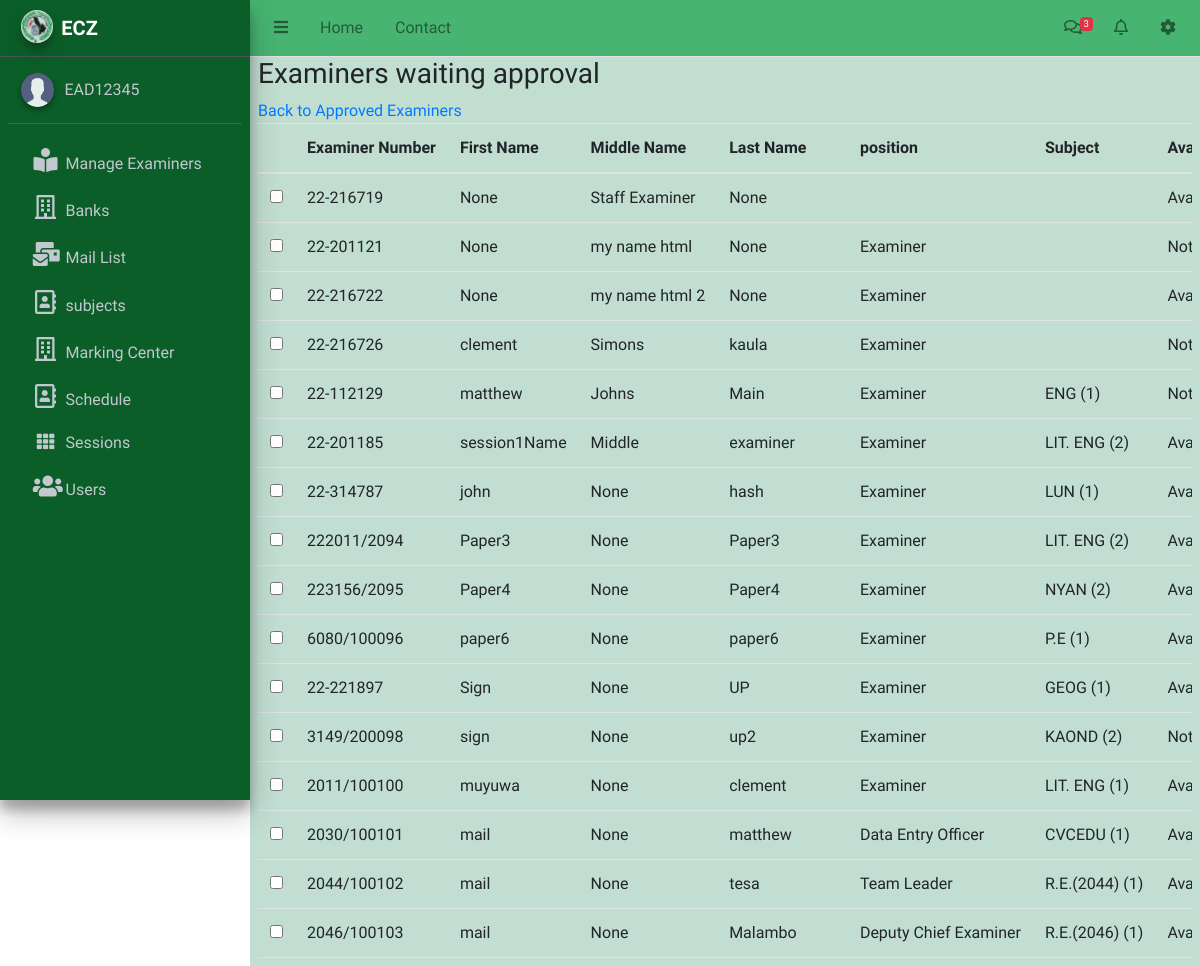
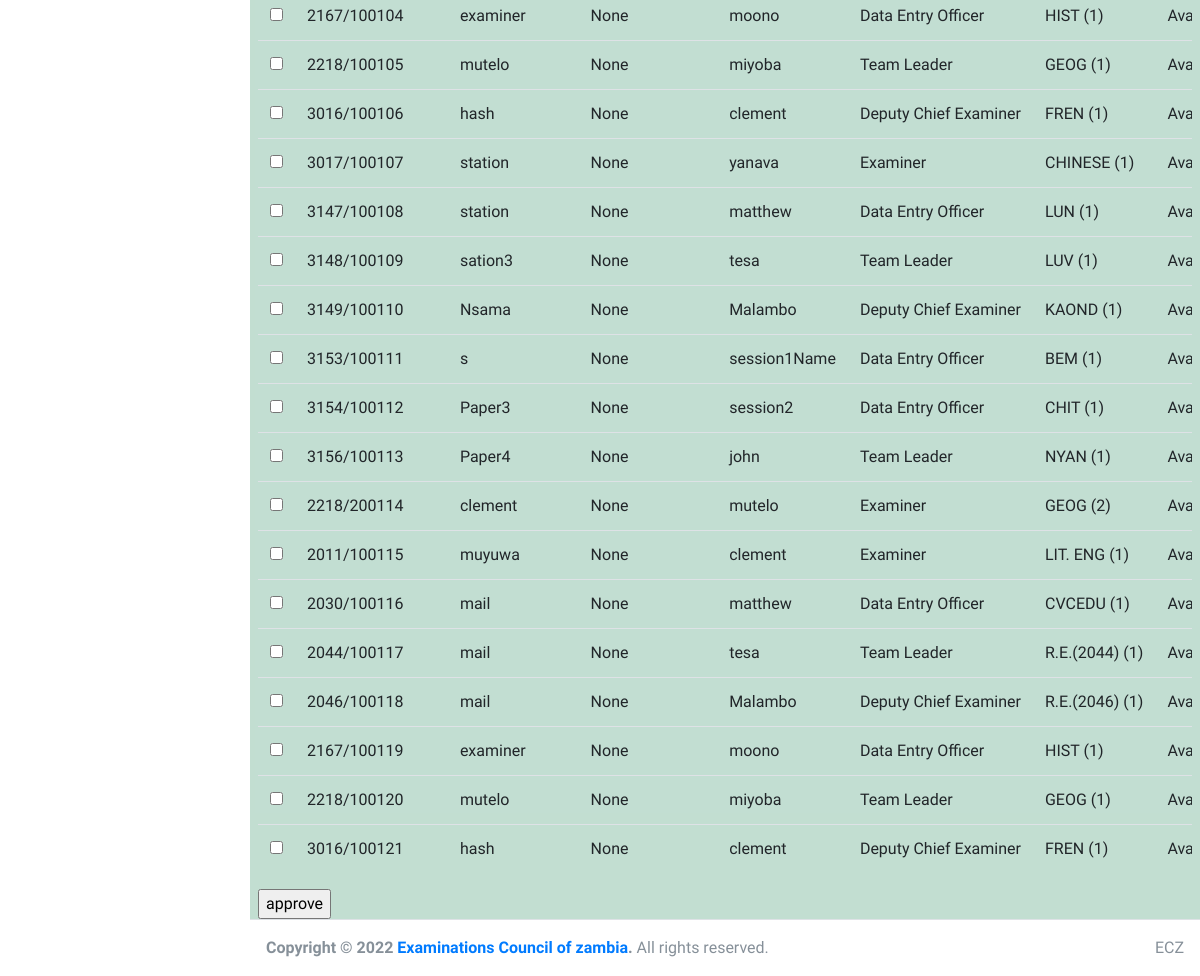
The page /examiner/requests (signed in) on the database as committed earlier (2 pictures, top to bottom).
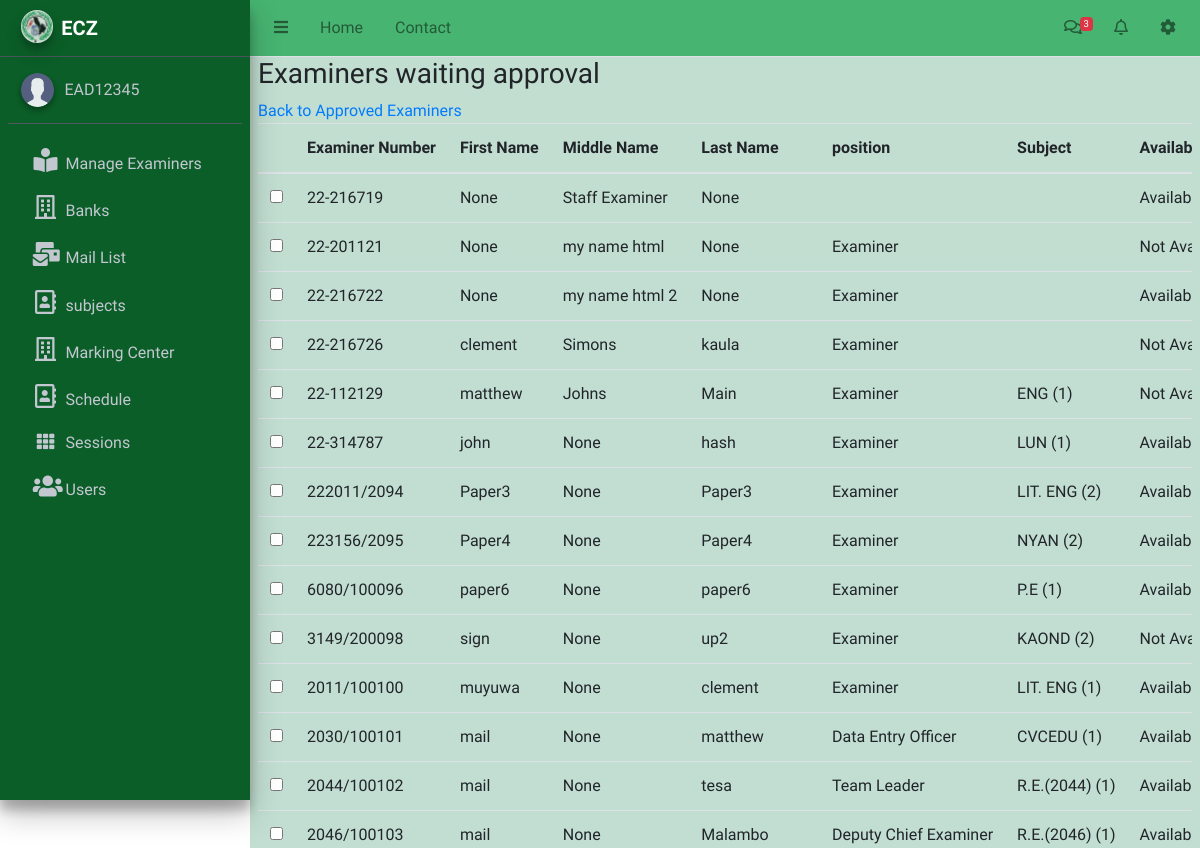
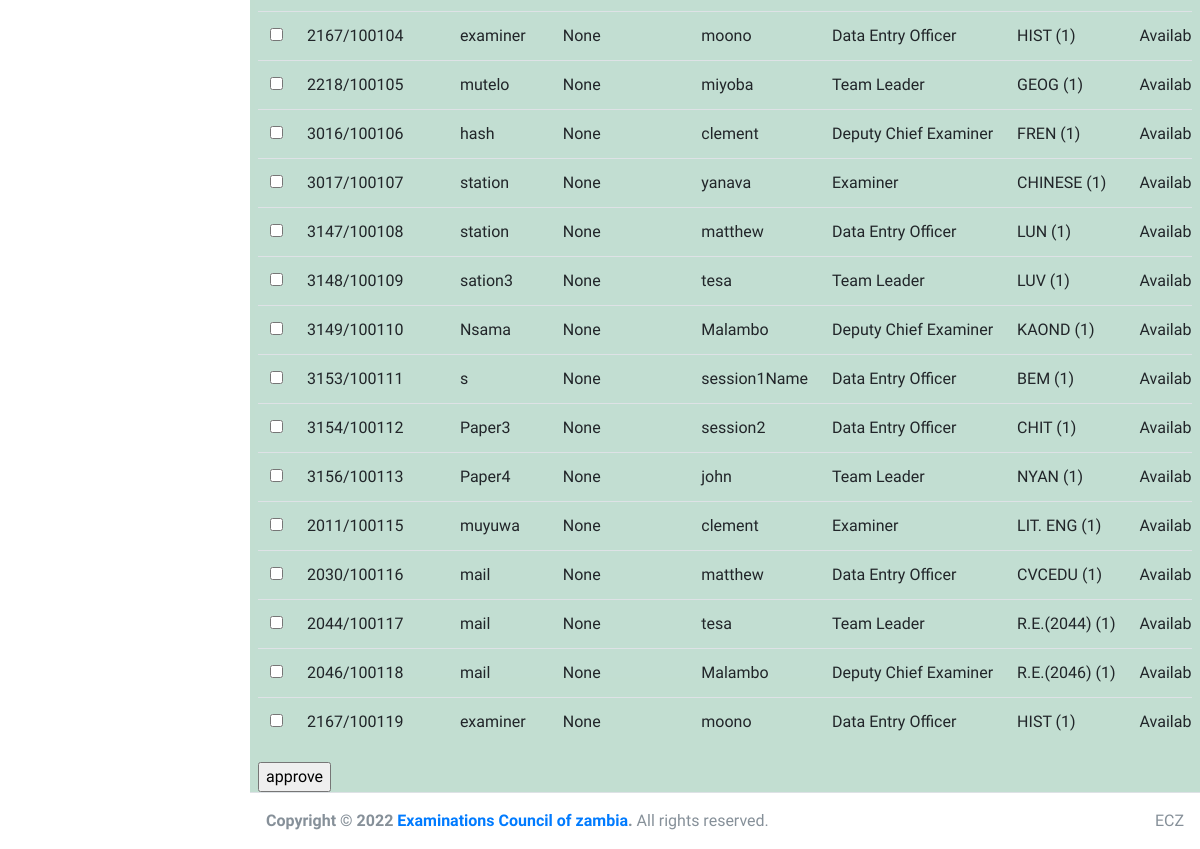
The same page on the database as committed later (2 pictures, top to bottom).
### Examiner/models.py (models this page shows, shortened)
class Examiner(models.Model):
    user=models.OneToOneField(CustomUser,
        on_delete=models.CASCADE,null=True,blank=True)
    gender_data = ((0,"SELECT GENDER"),(1, "MALE"), (2, "FEMALE"))
    gender = models.IntegerField(default=0, choices=gender_data)
    subject=models.ForeignKey(Subject,to_field="subjectCode",db_column="Subject_Code", on_delete=models.SET_NULL,null=True,blank=True)
    paper=models.ForeignKey(Paper,db_column="Paper_Number", on_delete=models.SET_NULL,null=True)
    position=models.ForeignKey(Position,on_delete=models.SET_NULL,null=True)
    middle_name=models.CharField(max_length=50,null=True,blank=True)
    first_name=models.CharField(max_length=50,null=True)
    last_name=models.CharField(max_length=50,null=True)
    ExaminerCode=models.CharField(max_length=11,unique=True)
    Address=models.CharField(max_length=500,null=True)
    province=models.ForeignKey(Province, on_delete=models.SET_NULL,null=True)
    district=models.ForeignKey(Station,related_name="district", on_delete=models.SET_NULL,blank=True,null=True)#from station
    to_province =models.CharField(max_length=50,choices=regions,null=True,blank=True)
    bank=models.ForeignKey(Bank,on_delete=models.SET_NULL,null=True,blank=True)
    branch=models.ForeignKey(BankBranch,on_delete=models.SET_NULL,null=True,blank=True)
    AccountDetails=models.CharField(max_length=150,null=True)
    NRC=models.CharField(max_length=11,null=True)
    TPIN=models.CharField(max_length=10,null=True)
    cell_Number=models.CharField(max_length=10,null=True)
    email=models.EmailField(null=True,unique=True)
    created_at = models.DateTimeField(auto_now_add=True)
    updated_at = models.DateTimeField(auto_now=True)
    approved=models.BooleanField(default=False)
    availability=models.BooleanField(default=False)
    session=models.ForeignKey(Session,on_delete=models.CASCADE,null=True,blank=True)
    mail_count=models.IntegerField(default=0)
    objects = models.Manager()

class Position(models.Model):
    name=models.CharField(max_length=50,null=True)

class Subject(models.Model):
    subjectCode=models.CharField(max_length=5,unique=True)
    subjectName=models.CharField(max_length=20,null=True)
    subjectDescription=models.CharField(max_length=50,null=True,blank=True)
    datecreated= models.DateField(auto_now=True)
    dateupdated= models.DateField(auto_now=True)

class Paper(models.Model):
    subject=models.ForeignKey(Subject,to_field="subjectCode",on_delete=models.CASCADE)
    paper_number=models.IntegerField(default=0)
    paper_name=models.CharField(max_length=7)
    paper_description=models.CharField(max_length=50)

### Examiner/EADViews.py (the view, shortened to what this page needs)
# urls.py: path('examiner/requests',EADViews.examinerRequests,name='examiner-requests'),
@login_required()
def examinerRequests(request):
    examiners=Examiner.objects.filter(approved=False)
    ead=EAD.objects.get(user=request.user)
    context={
        'examiners':examiners
    }
    return render(request,'Examiner/examinerRequests.html',context)

### Examiner/templates/Examiner/examinerRequests.html (shortened to what this page needs)
{%extends 'index.html' %}
{% load static %}
{%block content%}
<h3>Examiners waiting approval</h3>
<a href="{%url 'examiner-list'%}">Back to Approved Examiners</a>
<div class="table-responsive">
<table class="table table-hover text-nowrap" id="examinersTable">
  <thead>
       <tr>
         <th></th>
           <th>Examiner Number</th>
           <th>First Name</th>
           <th>Middle Name</th>
           <th>Last Name</th>
           <th>position</th>
           <th>Subject</th>
           <th>Availability</th>
       </tr>
    </thead>
    <tbody>
       {%for item in examiners %}
   <tr id="{{item.id}}">
      <td> <input type="checkbox" name="examiner_id[]" value="{{item.id}}" id="approve_examiner">
      </td>
       <td>{{item.ExaminerCode}}</td>
       <td>{{item.first_name}}</td>
       <td>{{item.middle_name}}</td>
       <td>{{item.last_name}}</td>
       <td>{{item.position.name}}</td>
       <td>
        {{item.subject.subjectName}}
        {% if item.paper %}
        ({{item.paper.paper_number}})
        {% endif %}
        </td>
           {% if item.availability %}
            <td>Available</td>
           {% endif %}
           {% if not item.availability %}
           <td>Not Available</td>
           {% endif %}
   </tr>
   {%empty%}
   <h4>no Examiners in list</h4>
       {%endfor%}
</tbody>
   </table>
</div>
   <input type="button" value="approve" id="appove_multiple_btn">
{%endblock content%}

Rows that differ between the two databases and show on the page:
no longer on this page (row edited): Examiner: ExaminerCode "22-201185", first_name "session1Name", middle_name "Middle", last_name "examiner", position.name "Examiner", subject.subjectName "LIT. ENG", paper.paper_number "2", availability "Available"
removed Examiner: ExaminerCode "22-221897", first_name "Sign", middle_name "None", last_name "UP", position.name "Examiner", subject.subjectName "GEOG", paper.paper_number "1", availability "Available"
removed Examiner: ExaminerCode "2218/200114", first_name "clement", middle_name "None", last_name "mutelo", position.name "Examiner", subject.subjectName "GEOG", paper.paper_number "2", availability "Available"
no longer on this page (row edited): Examiner: ExaminerCode "2218/100120", first_name "mutelo", middle_name "None", last_name "miyoba", position.name "Team Leader", subject.subjectName "GEOG", paper.paper_number "1", availability "Available"
no longer on this page (row edited): Examiner: ExaminerCode "3016/100121", first_name "hash", middle_name "None", last_name "clement", position.name "Deputy Chief Examiner", subject.subjectName "FREN", paper.paper_number "1", availability "Available"
